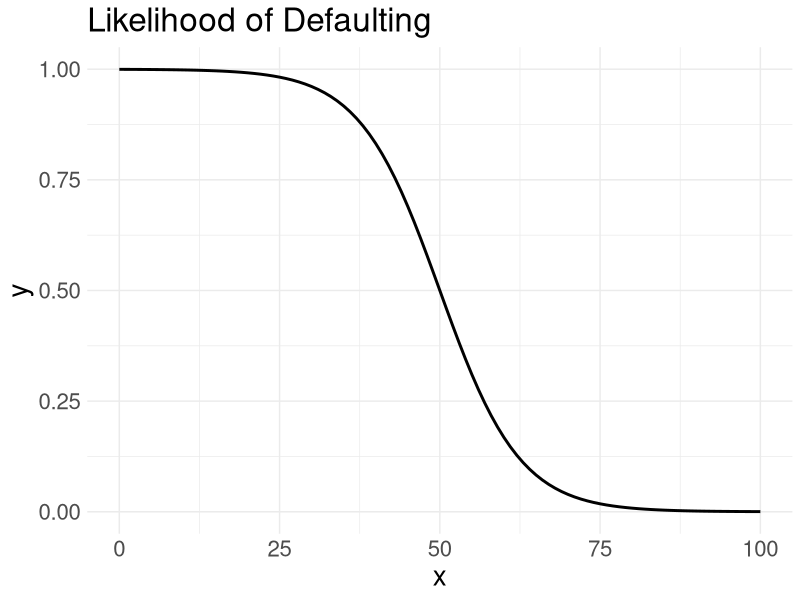
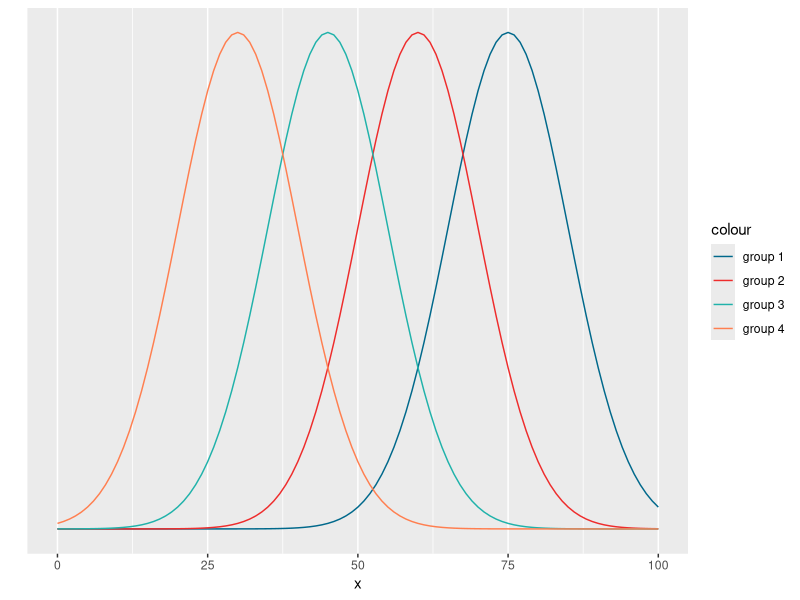

Source code (R) for these figures, in order: (Note: this script raises an error after producing the figures.)
library(ggplot2)
p = ggplot(data = data.frame(x = 0), mapping = aes(x = x))
def_rate_fico = function(x){(1-1/(1+exp(-.16*(x-50))))}
p + stat_function(fun = def_rate_fico, size = 1) +
  xlim(0,100) +
  theme_minimal()+
  theme(text = element_text(size=20))+
  ggtitle("Likelihood of Defaulting")



ggplot(data = data.frame(x = c(0, 100)), aes(x)) +
  stat_function(fun = dnorm, n = 101, args = list(mean = 75, sd = 10), aes(color = "group 1")) +
  stat_function(fun = dnorm, n = 101, args = list(mean = 60, sd = 10), aes(color = "group 2")) +
  stat_function(fun = dnorm, n = 101, args = list(mean = 45, sd = 10), aes(color = "group 3")) +
  stat_function(fun = dnorm, n = 101, args = list(mean = 30, sd = 10), aes(color = "group 4")) +
  scale_color_manual(values=c("deepskyblue4", "firebrick2","lightseagreen","coral"))+
                       ylab("") +
  scale_y_continuous(breaks = NULL)


n_critical_75 <- qnorm(0.70, mean = 75, sd = 10)
n_critical_60 <- qnorm(0.70, mean = 60, sd = 10)
n_critical_45 <- qnorm(0.70, mean = 45, sd = 10)
n_critical_30 <- qnorm(0.70, mean = 30, sd = 10)


ggplot(NULL, aes(x = c(0, 100))) +
  # T-distribution with 5 degrees of freedom
  #   Non-significant area
  stat_function(fun = dnorm,
                geom = "line",
                xlim = c(0, 100),
                args = list(
                  mean = 75, sd = 10
                )) +
  #   Significant area
  stat_function(fun = dnorm,
                geom = "area",
                xlim = c(n_critical_75, 100),
                alpha = .3,
                fill = "deepskyblue4",
                args = list(
                  mean = 75, sd = 10
                )) +
  # t-distribution with 25 degrees of freedom
  #   Non-significant area
  stat_function(fun = dnorm,
                geom = "line",
                xlim = c(0, 100),
                args = list(
                  mean = 60, sd = 10
                )) +
  #   Significant area
  stat_function(fun = dnorm,
                geom = "area",
                xlim = c(n_critical_60, 100),
                alpha = .3,
                fill = "firebrick2",
                args = list(
                  mean = 60, sd = 10
                )) +
  stat_function(fun = dnorm,
                geom = "line",
                xlim = c(0, 100),
                args = list(
                  mean = 45, sd = 10
                )) +
  #   Significant area
  stat_function(fun = dnorm,
                geom = "area",
                xlim = c(n_critical_45, 100),
                alpha = .3,
                fill = "lightseagreen",
                args = list(
                  mean = 45, sd = 10
                )) +
  stat_function(fun = dnorm,
                geom = "line",
                xlim = c(0, 100),
                args = list(
                  mean = 30, sd = 10
                )) +
  #   Significant area
  stat_function(fun = dnorm,
                geom = "area",
                xlim = c(n_critical_30, 100),
                alpha = .3,
                fill = "coral",
                args = list(
                  mean = 30, sd = 10
                )) +
  geom_vline(xintercept = n_critical_75, linetype="dotted")+
  geom_vline(xintercept = n_critical_60, linetype="dotted")+
  geom_vline(xintercept = n_critical_45, linetype="dotted")+
  geom_vline(xintercept = n_critical_30, linetype="dotted")+
  theme_minimal()+
  theme(text = element_text(size=20))+
  xlab("Score")+
  ylab("Probability Density")+
  xlim(0, 100)


#Same threshold
n_critical_equal <- qnorm(0.05, mean = 75, sd = 10)


ggplot(NULL, aes(x = c(0, 100))) +
  # T-distribution with 5 degrees of freedom
  #   Non-significant area
  stat_function(fun = dnorm,
                geom = "line",
                xlim = c(0, 100),
                args = list(
                  mean = 75, sd = 10
                )) +
  #   Significant area
  stat_function(fun = dnorm,
                geom = "area",
                xlim = c(n_critical_equal, 100),
                alpha = .3,
                fill = "deepskyblue4",
                args = list(
                  mean = 75, sd = 10
                )) +
  # t-distribution with 25 degrees of freedom
  #   Non-significant area
  stat_function(fun = dnorm,
                geom = "line",
                xlim = c(0, 100),
                args = list(
                  mean = 60, sd = 10
                )) +
  #   Significant area
  stat_function(fun = dnorm,
                geom = "area",
                xlim = c(n_critical_equal, 100),
                alpha = .3,
                fill = "firebrick2",
                args = list(
                  mean = 60, sd = 10
                )) +
  stat_function(fun = dnorm,
                geom = "line",
                xlim = c(0, 100),
                args = list(
                  mean = 45, sd = 10
                )) +
  #   Significant area
  stat_function(fun = dnorm,
                geom = "area",
                xlim = c(n_critical_equal, 100),
                alpha = .3,
                fill = "lightseagreen",
                args = list(
                  mean = 45, sd = 10
                )) +
  stat_function(fun = dnorm,
                geom = "line",
                xlim = c(0, 100),
                args = list(
                  mean = 30, sd = 10
                )) +
  #   Significant area
  stat_function(fun = dnorm,
                geom = "area",
                xlim = c(n_critical_equal, 100),
                alpha = .3,
                fill = "coral",
                args = list(
                  mean = 30, sd = 10
                )) +
  geom_vline(xintercept = n_critical_equal, linetype="dotted")+
  theme_minimal()+
  theme(text = element_text(size=20))+
  xlab("Score")+
  ylab("Probability Density")+
  xlim(0, 100)


####ACTUAL (FOR PRESENTATION I WILL USE SIMPLIFIED)

# library(ggplot2)
# p = ggplot(data = data.frame(x = 0), mapping = aes(x = x)) 
# def_rate_fico = function(x){(1-1/(1+exp(-.016*(x-550))))}
# p + stat_function(fun = def_rate_fico, size = 1) +
#   xlim(250,1000) +
#   theme_minimal()+
#   theme(text = element_text(size=20))+
#   ggtitle("Likelihood of Defaulting")
# 
# 
# ggplot(data = data.frame(x = c(0, 1300)), aes(x)) +
#   stat_function(fun = dnorm, n = 101, args = list(mean = 660, sd = 200), aes(color = "group 1")) + 
#   stat_function(fun = dnorm, n = 101, args = list(mean = 620, sd = 200), aes(color = "group 2")) +
#   stat_function(fun = dnorm, n = 101, args = list(mean = 580, sd = 200), aes(color = "group 3")) +
#   stat_function(fun = dnorm, n = 101, args = list(mean = 540, sd = 200), aes(color = "group 4")) +
#   scale_color_manual(values=c("deepskyblue4", "firebrick2","lightseagreen","coral"))+
#                        ylab("") +
#   scale_y_continuous(breaks = NULL)
# 
# 
# ggplot(data = data.frame(x = c(0, 1500)), aes(x)) +
#   stat_function(fun = dnorm, n = 101, args = list(mean = 800, sd = 200), aes(color = "group 1")) + 
#   stat_function(fun = dnorm, n = 101, args = list(mean = 633, sd = 200), aes(color = "group 2")) +
#   stat_function(fun = dnorm, n = 101, args = list(mean = 567, sd = 200), aes(color = "group 3")) +
#   stat_function(fun = dnorm, n = 101, args = list(mean = 400, sd = 200), aes(color = "group 4")) +
#   scale_color_manual(values=c("deepskyblue4", "firebrick2","lightseagreen","coral"))+
#   ylab("") +
#   scale_y_continuous(breaks = NULL)
# 
# ggplot(data = data.frame(x = c(0, 1500)), aes(x)) +
#   stat_function(fun = dnorm, n = 101, args = list(mean = 920, sd = 200), aes(color = "group 1")) + 
#   stat_function(fun = dnorm, n = 101, args = list(mean = 707, sd = 200), aes(color = "group 2")) +
#   stat_function(fun = dnorm, n = 101, args = list(mean = 493, sd = 200), aes(color = "group 3")) +
#   stat_function(fun = dnorm, n = 101, args = list(mean = 280, sd = 200), aes(color = "group 4")) +
#   scale_color_manual(values=c("deepskyblue4", "firebrick2","lightseagreen","coral"))+
#   ylab("") +
#   scale_y_continuous(breaks = NULL)
